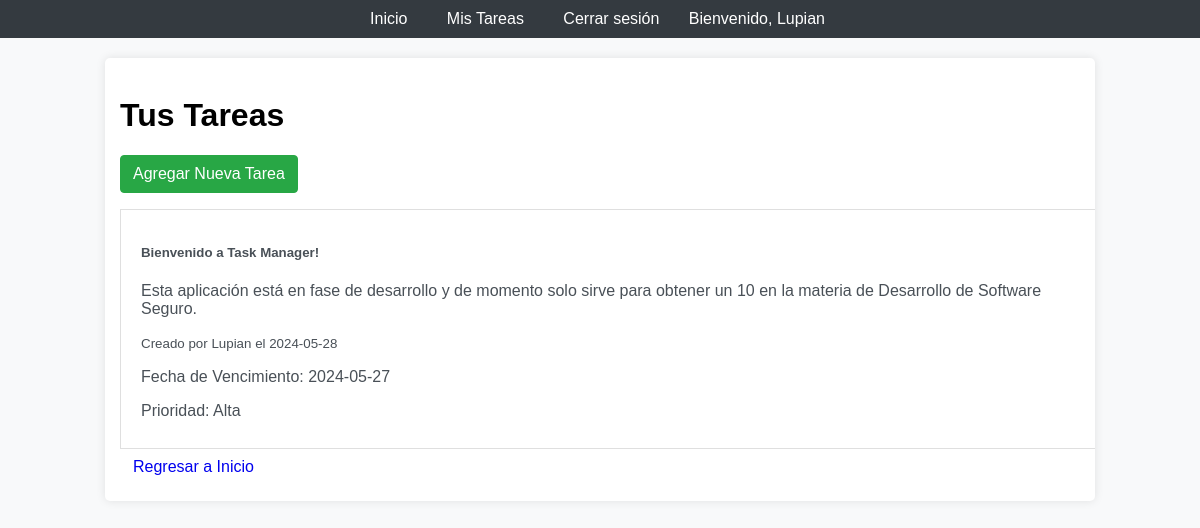
The page /tasks (signed in) on the database its author committed.
### app/models.py (models this page shows, shortened)
class User(db.Model, UserMixin):
    id = db.Column(db.Integer, primary_key=True)
    username = db.Column(db.String(20), unique=True, nullable=False)
    email = db.Column(db.String(120), unique=True, nullable=False)
    image_file = db.Column(db.String(20), nullable=False, default='default.jpg')
    password = db.Column(db.String(60), nullable=False)
    tasks = db.relationship('Task', backref='author', lazy=True)
    comments = db.relationship('Comment', backref='author', lazy=True)

class Task(db.Model):
    id = db.Column(db.Integer, primary_key=True)
    title = db.Column(db.String(100), nullable=False)
    content = db.Column(db.Text, nullable=False)
    date_posted = db.Column(db.DateTime, nullable=False, default=datetime.utcnow)
    due_date = db.Column(db.DateTime, nullable=True)
    priority = db.Column(db.String(10), nullable=False, default='Media')
    user_id = db.Column(db.Integer, db.ForeignKey('user.id'), nullable=False)
    comments = db.relationship('Comment', backref='task', lazy=True, cascade="all, delete-orphan")

### app/routes.py (the view)
@main.route('/tasks')
@login_required
def tasks():
    tasks = Task.query.filter_by(author=current_user)
    return render_template('tasks.html', tasks=tasks)

### app/models.py (called while the page is built)
@login_manager.user_loader
def load_user(user_id):
    return User.query.get(int(user_id))

### app/templates/tasks.html
{% extends "base.html" %}
{% block content %}
<h1 class="mt-4">Tus Tareas</h1>
<a href="{{ url_for('main.new_task') }}" class="btn btn-success mb-3">Agregar Nueva Tarea</a>
<div class="list-group">
    {% for task in tasks %}
    <a href="{{ url_for('main.task', task_id=task.id) }}" class="list-group-item list-group-item-action">
        <h5 class="mb-1">{{ task.title }}</h5>
        <p class="mb-1">{{ task.content }}</p>
        <small>Creado por {{ task.author.username }} el {{ task.date_posted.strftime('%Y-%m-%d') }}</small>
        <p class="text-muted">Fecha de Vencimiento: {{ task.due_date.strftime('%Y-%m-%d') if task.due_date else 'No especificada' }}</p>
        <p class="text-muted">Prioridad: {{ task.priority }}</p>
    </a>
    {% endfor %}
</div>
<a href="{{ url_for('main.home') }}" class="btn btn-secondary mt-3">Regresar a Inicio</a>
{% endblock %}

### app/templates/base.html (shortened to what this page needs)
<!DOCTYPE html>
<html lang="es">
<head>
    <link rel="stylesheet" href="{{ url_for('static', filename='styles.css') }}">
</head>
<body>
    <nav>
        <ul>
            <li><a href="{{ url_for('main.home') }}">Inicio</a></li>
            {% if current_user.is_authenticated %}
                <li><a href="{{ url_for('main.tasks') }}">Mis Tareas</a></li>
                <li><a href="{{ url_for('main.logout') }}">Cerrar sesión</a></li>
                <li>Bienvenido, {{ current_user.username }}</li>
            {% else %}
                <li><a href="{{ url_for('main.login') }}">Iniciar sesión</a></li>
                <li><a href="{{ url_for('main.register') }}">Registrarse</a></li>
            {% endif %}
        </ul>
    </nav>
    <div class="container">
        {% block content %}{% endblock %}
    </div>
</body>
</html>

### app/static/styles.css (style rules this page uses)
body { font-family: Arial, sans-serif; background-color: #f8f9fa; margin: 0; padding: 0; overflow-x: hidden; }
nav { background-color: #343a40; color: white; padding: 10px; overflow: hidden; }
nav ul { list-style-type: none; margin: 0; padding: 0; text-align: center; }
nav ul li { display: inline; margin-right: 15px; }
nav ul li a { color: white; text-decoration: none; padding: 5px 10px; transition: background-color 0.3s; }
.container { max-width: 960px; margin: 20px auto; padding: 15px; background-color: white; border-radius: 5px; box-shadow: 0 0 10px rgba(0, 0, 0, 0.1); overflow: hidden; text-decoration: none; }
.btn { display: inline-block; font-weight: 400; text-align: center; white-space: nowrap; vertical-align: middle; border: 1px solid transparent; padding: 0.375rem 0.75rem; font-size: 1rem; text-decoration: none; line-height: 1.5; border-radius: 0.25rem; transition: color 0.15s ease-in-out, background-color 0.15s ease-in-out, border-color 0.15s ease-in-out, box-shadow 0.15s ease-in-out; }
.btn-success { color: #fff; background-color: #28a745; border-color: #28a745; text-decoration: none; }
.list-group-item { position: relative; display: block; padding: 0.75rem 1.25rem; margin-bottom: -1px; background-color: #fff; text-decoration: none; border: 1px solid rgba(0, 0, 0, 0.125); overflow: hidden; }
.list-group-item-action { width: 100%; color: #495057; text-align: inherit; }
.mt-4 { margin-top: 1.5rem !important; }
.mb-3 { margin-bottom: 1rem !important; }

### rows shown on the page
User: username "Lupian"
Task: title "Bienvenido a Task Manager!", content "Esta aplicación está en fase de desarrollo y de momento solo sirve para obtener un 10 en la materia de Desarrollo de Software Seguro.", author.username "Lupian", date_posted "2024-05-28", due_date "2024-05-27", priority "Alta"
